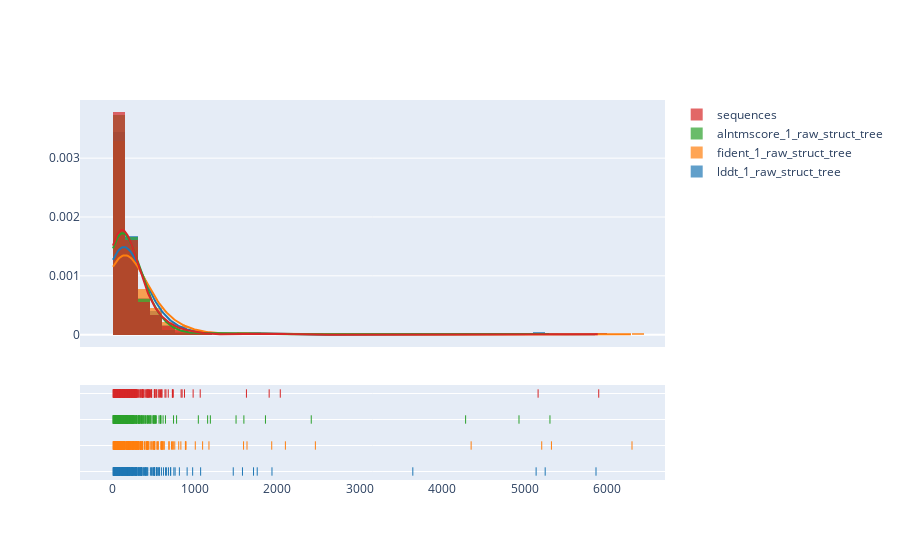

The code cell stored with this chart in its notebook:
### Code cell
#todo iterate over hogs and cath and train a model

cladefolders = set(glob.glob( '../OMA_data/*/' ))-set([ '../OMA_data/logs/' ])
cladefolders = cladefolders.union( set(glob.glob( '../OMA_data_unfiltered/OMA_data/*/' )) - set([ '../OMA_data_unfiltered/logs/' ]) )
cladefolders = set(glob.glob( '../OMA_data/*/' ))-set([ '../OMA_data/logs/' ])
compile_results(cladefolders )

### Figure 1 — Plotly figure (JSON) as saved in the notebook; plotly's stock layout.template omitted (floating-point values rounded to 4 significant figures; data arrays with more than 128 entries replaced by an {"elided": "..."} marker saying what was removed)
{"data": [{"histnorm": "probability density", "legendgroup": "lddt_1_raw_struct_tree", "marker": {"color": "rgb(31, 119, 180)"}, "name": "lddt_1_raw_struct_tree", "opacity": 0.7, "type": "histogram", "x": {"elided": "277 int values"}, "xaxis": "x", "xbins": {"end": 5868, "size": 150, "start": 4}, "yaxis": "y"}, {"histnorm": "probability density", "legendgroup": "fident_1_raw_struct_tree", "marker": {"color": "rgb(255, 127, 14)"}, "name": "fident_1_raw_struct_tree", "opacity": 0.7, "type": "histogram", "x": {"elided": "277 int values"}, "xaxis": "x", "xbins": {"end": 6305, "size": 150, "start": 4}, "yaxis": "y"}, {"histnorm": "probability density", "legendgroup": "alntmscore_1_raw_struct_tree", "marker": {"color": "rgb(44, 160, 44)"}, "name": "alntmscore_1_raw_struct_tree", "opacity": 0.7, "type": "histogram", "x": {"elided": "277 int values"}, "xaxis": "x", "xbins": {"end": 5309, "size": 150, "start": 4}, "yaxis": "y"}, {"histnorm": "probability density", "legendgroup": "sequences", "marker": {"color": "rgb(214, 39, 40)"}, "name": "sequences", "opacity": 0.7, "type": "histogram", "x": {"elided": "277 int values"}, "xaxis": "x", "xbins": {"end": 5901, "size": 150, "start": 4}, "yaxis": "y"}, {"legendgroup": "lddt_1_raw_struct_tree", "marker": {"color": "rgb(31, 119, 180)"}, "mode": "lines", "name": "lddt_1_raw_struct_tree", "showlegend": false, "type": "scatter", "x": {"elided": "500 float values"}, "xaxis": "x", "y": {"elided": "500 float values"}, "yaxis": "y"}, {"legendgroup": "fident_1_raw_struct_tree", "marker": {"color": "rgb(255, 127, 14)"}, "mode": "lines", "name": "fident_1_raw_struct_tree", "showlegend": false, "type": "scatter", "x": {"elided": "500 float values"}, "xaxis": "x", "y": {"elided": "500 float values"}, "yaxis": "y"}, {"legendgroup": "alntmscore_1_raw_struct_tree", "marker": {"color": "rgb(44, 160, 44)"}, "mode": "lines", "name": "alntmscore_1_raw_struct_tree", "showlegend": false, "type": "scatter", "x": {"elided": "500 float values"}, "xaxis": "x", "y": {"elided": "500 float values"}, "yaxis": "y"}, {"legendgroup": "sequences", "marker": {"color": "rgb(214, 39, 40)"}, "mode": "lines", "name": "sequences", "showlegend": false, "type": "scatter", "x": {"elided": "500 float values"}, "xaxis": "x", "y": {"elided": "500 float values"}, "yaxis": "y"}, {"legendgroup": "lddt_1_raw_struct_tree", "marker": {"color": "rgb(31, 119, 180)", "symbol": "line-ns-open"}, "mode": "markers", "name": "lddt_1_raw_struct_tree", "showlegend": false, "type": "scatter", "x": {"elided": "277 int values"}, "xaxis": "x", "y": {"elided": "277 str values"}, "yaxis": "y2"}, {"legendgroup": "fident_1_raw_struct_tree", "marker": {"color": "rgb(255, 127, 14)", "symbol": "line-ns-open"}, "mode": "markers", "name": "fident_1_raw_struct_tree", "showlegend": false, "type": "scatter", "x": {"elided": "277 int values"}, "xaxis": "x", "y": {"elided": "277 str values"}, "yaxis": "y2"}, {"legendgroup": "alntmscore_1_raw_struct_tree", "marker": {"color": "rgb(44, 160, 44)", "symbol": "line-ns-open"}, "mode": "markers", "name": "alntmscore_1_raw_struct_tree", "showlegend": false, "type": "scatter", "x": {"elided": "277 int values"}, "xaxis": "x", "y": {"elided": "277 str values"}, "yaxis": "y2"}, {"legendgroup": "sequences", "marker": {"color": "rgb(214, 39, 40)", "symbol": "line-ns-open"}, "mode": "markers", "name": "sequences", "showlegend": false, "type": "scatter", "x": {"elided": "277 int values"}, "xaxis": "x", "y": {"elided": "277 str values"}, "yaxis": "y2"}], "layout": {"autosize": true, "barmode": "overlay", "hovermode": "closest", "legend": {"traceorder": "reversed"}, "xaxis": {"anchor": "y2", "autorange": true, "domain": [0, 1], "range": [-402.6, 6712.0], "type": "linear", "zeroline": false}, "yaxis": {"anchor": "free", "autorange": true, "domain": [0.35, 1], "position": 0, "range": [-0.0002099, 0.003989], "type": "linear"}, "yaxis2": {"anchor": "x", "autorange": true, "domain": [0, 0.25], "dtick": 1, "range": [-0.5455, 3.545], "showticklabels": false, "type": "category"}}}
